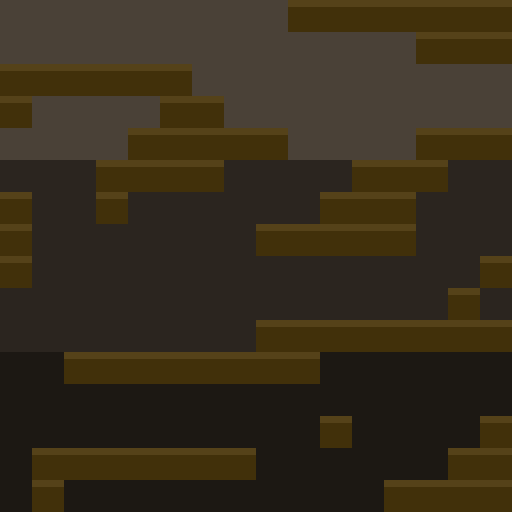

Tiled map render using the project's own tile images. Description and the whole map definition, tile-layer contents included, below:
An orthogonal 16x16 tile map with 32x32 px tiles, 2 tile layers (BackGround, Walls) and 3 objects (PlayerSpawn, EnemySpawn, Acorn).

<map version="1.4" tiledversion="1.4.3" orientation="orthogonal" renderorder="right-down" width="16" height="16" tilewidth="32" tileheight="32" infinite="0" nextlayerid="7" nextobjectid="6">
 <editorsettings>
  <export target="." format="json" />
 </editorsettings>
 <tileset firstgid="1" source="MapPrototypeTileset.tsx" />
 <layer id="1" name="BackGround" width="16" height="16">
  <data encoding="csv">
23,23,23,23,23,23,23,23,23,23,23,23,23,23,23,23,
23,23,23,23,23,23,23,23,23,23,23,23,23,23,23,23,
23,23,23,23,23,23,23,23,23,23,23,23,23,23,23,23,
23,23,23,23,23,23,23,23,23,23,23,23,23,23,23,23,
23,23,23,23,23,23,23,23,23,23,23,23,23,23,23,23,
98,98,98,98,98,98,98,98,98,98,98,98,98,98,98,98,
98,98,98,98,98,98,98,98,98,98,98,98,98,98,98,98,
98,98,98,98,98,98,98,98,98,98,98,98,98,98,98,98,
98,98,98,98,98,98,98,98,98,98,98,98,98,98,98,98,
98,98,98,98,98,98,98,98,98,98,98,98,98,98,98,98,
98,98,98,98,98,98,98,98,98,98,98,98,98,98,98,98,
195,195,195,195,195,195,195,195,195,195,195,195,195,195,195,195,
195,195,195,195,195,195,195,195,195,195,195,195,195,195,195,195,
195,195,195,195,195,195,195,195,195,195,195,195,195,195,195,195,
195,195,195,195,195,195,195,195,195,195,195,195,195,195,195,195,
195,195,195,195,195,195,195,195,195,195,195,195,195,195,195,195
</data>
 </layer>
 <layer id="3" name="Walls" width="16" height="16">
  <data encoding="csv">
0,0,0,0,0,0,0,0,0,205,205,205,205,205,205,205,
0,0,0,0,0,0,0,0,0,0,0,0,0,205,205,205,
205,205,205,205,205,205,0,0,0,0,0,0,0,0,0,0,
205,0,0,0,0,205,205,0,0,0,0,0,0,0,0,0,
0,0,0,0,205,205,205,205,205,0,0,0,0,205,205,205,
0,0,0,205,205,205,205,0,0,0,0,205,205,205,0,0,
205,0,0,205,0,0,0,0,0,0,205,205,205,0,0,0,
205,0,0,0,0,0,0,0,205,205,205,205,205,0,0,0,
205,0,0,0,0,0,0,0,0,0,0,0,0,0,0,205,
0,0,0,0,0,0,0,0,0,0,0,0,0,0,205,0,
0,0,0,0,0,0,0,0,205,205,205,205,205,205,205,205,
0,0,205,205,205,205,205,205,205,205,0,0,0,0,0,0,
0,0,0,0,0,0,0,0,0,0,0,0,0,0,0,0,
0,0,0,0,0,0,0,0,0,0,205,0,0,0,0,205,
0,205,205,205,205,205,205,205,0,0,0,0,0,0,205,205,
0,205,0,0,0,0,0,0,0,0,0,0,205,205,205,205
</data>
 </layer>
 <objectgroup id="4" name="PlayerObjects">
  <object id="3" name="PlayerSpawn" x="40" y="64">
   <point />
  </object>
 </objectgroup>
 <objectgroup id="5" name="EnemyObjects">
  <object id="4" name="EnemySpawn" x="181" y="351">
   <point />
  </object>
 </objectgroup>
 <objectgroup id="6" name="ItemObjects">
  <object id="5" name="Acorn" x="368" y="159">
   <point />
  </object>
 </objectgroup>
</map>
